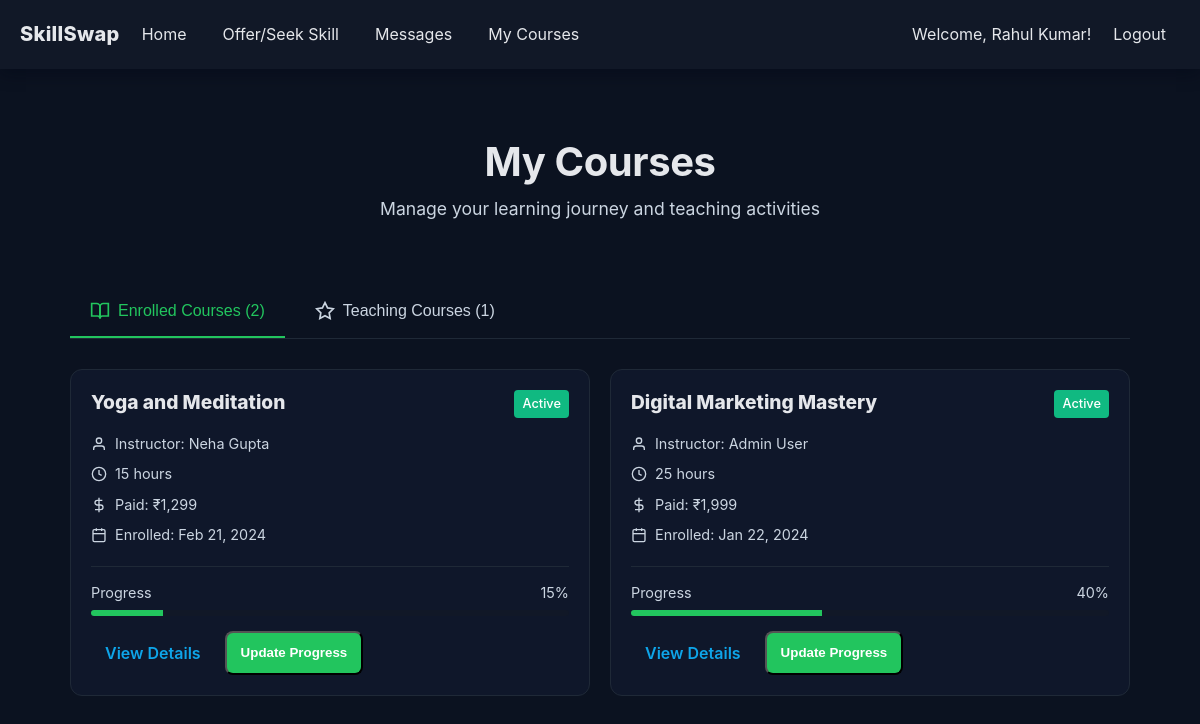
The app's page /my_courses.php (signed in) with its own data.
### tables this page shows
CREATE TABLE `Enrollments` (
  `Enrollment_ID` int(11) NOT NULL AUTO_INCREMENT,
  `Student_User_ID` int(11) NOT NULL,
  `Skill_ID` int(11) NOT NULL,
  `Payment_ID` int(11) DEFAULT NULL,
  `Enrollment_Date` datetime DEFAULT CURRENT_TIMESTAMP,
  `Status` enum('Active','Completed','Cancelled') DEFAULT 'Active',
  `Progress` int(11) DEFAULT 0 COMMENT 'Progress percentage 0-100',
  PRIMARY KEY (`Enrollment_ID`),
  UNIQUE KEY `unique_enrollment` (`Student_User_ID`, `Skill_ID`),
  FOREIGN KEY (`Student_User_ID`) REFERENCES `Users`(`User_ID`) ON DELETE CASCADE,
  FOREIGN KEY (`Skill_ID`) REFERENCES `Skills`(`Skill_ID`) ON DELETE CASCADE,
  FOREIGN KEY (`Payment_ID`) REFERENCES `Payments`(`Payment_ID`) ON DELETE SET NULL
);

CREATE TABLE `Skills` (
  `Skill_ID` int(11) NOT NULL AUTO_INCREMENT,
  `User_ID` int(11) NOT NULL,
  `Skill_Name` varchar(100) NOT NULL,
  `Skill_Type` enum('Offering','Seeking') NOT NULL,
  `Description` text DEFAULT NULL,
  `Price` decimal(10,2) DEFAULT 0.00 COMMENT 'Price in Indian Rupees (INR)',
  `Duration_Hours` int(11) DEFAULT 1 COMMENT 'Course duration in hours',
  `Max_Students` int(11) DEFAULT 10 COMMENT 'Maximum students for this skill',
  `Date_Posted` datetime DEFAULT CURRENT_TIMESTAMP,
  PRIMARY KEY (`Skill_ID`),
  FOREIGN KEY (`User_ID`) REFERENCES `Users`(`User_ID`) ON DELETE CASCADE ON UPDATE CASCADE
);

CREATE TABLE `Users` (
  `User_ID` int(11) NOT NULL AUTO_INCREMENT,
  `Name` varchar(100) NOT NULL,
  `Email` varchar(100) NOT NULL UNIQUE,
  `Contact_Number` varchar(20) DEFAULT NULL,
  `Location` varchar(100) DEFAULT NULL,
  `Password` varchar(255) NOT NULL,
  `Registration_Date` datetime DEFAULT CURRENT_TIMESTAMP,
  PRIMARY KEY (`User_ID`)
);

CREATE TABLE `Payments` (
  `Payment_ID` int(11) NOT NULL AUTO_INCREMENT,
  `Student_User_ID` int(11) NOT NULL COMMENT 'User who is paying',
  `Instructor_User_ID` int(11) NOT NULL COMMENT 'User who will receive payment',
  `Skill_ID` int(11) NOT NULL,
  `Amount` decimal(10,2) NOT NULL COMMENT 'Amount in INR',
  `Payment_Status` enum('Pending','Completed','Failed','Refunded') DEFAULT 'Pending',
  `Payment_Method` varchar(50) DEFAULT 'UPI' COMMENT 'UPI, Card, NetBanking, etc.',
  `Transaction_ID` varchar(100) DEFAULT NULL COMMENT 'Payment gateway transaction ID',
  `Payment_Date` datetime DEFAULT CURRENT_TIMESTAMP,
  `Completion_Date` datetime DEFAULT NULL,
  PRIMARY KEY (`Payment_ID`),
  FOREIGN KEY (`Student_User_ID`) REFERENCES `Users`(`User_ID`) ON DELETE CASCADE,
  FOREIGN KEY (`Instructor_User_ID`) REFERENCES `Users`(`User_ID`) ON DELETE CASCADE,
  FOREIGN KEY (`Skill_ID`) REFERENCES `Skills`(`Skill_ID`) ON DELETE CASCADE
);

### my_courses.php (the view, shortened to what this page needs)
<?php
$body_class = "theme-dark";
include 'includes/header.php';
require_once 'config/connect.php';
$user_id = $_SESSION['user_id'];
$enrolled_sql = "SELECT e.*, s.Skill_Name, s.Duration_Hours, s.Price, u.Name as Instructor_Name,
                        p.Payment_Date, p.Amount, p.Transaction_ID
                 FROM Enrollments e
                 JOIN Skills s ON e.Skill_ID = s.Skill_ID
                 JOIN Users u ON s.User_ID = u.User_ID
                 LEFT JOIN Payments p ON e.Payment_ID = p.Payment_ID
                 WHERE e.Student_User_ID = ?
                 ORDER BY e.Enrollment_Date DESC";
$stmt = $conn->prepare($enrolled_sql);
$stmt->bind_param("i", $user_id);
$stmt->execute();
$enrolled_result = $stmt->get_result();
$enrolled_courses = [];
while ($row = $enrolled_result->fetch_assoc()) {
    $enrolled_courses[] = $row;
}
$teaching_sql = "SELECT s.*,
                        (SELECT COUNT(*) FROM Enrollments e WHERE e.Skill_ID = s.Skill_ID AND e.Status = 'Active') as Current_Enrollments,
                        (SELECT SUM(p.Amount) FROM Payments p WHERE p.Skill_ID = s.Skill_ID AND p.Payment_Status = 'Completed') as Total_Earnings
                 FROM Skills s
                 WHERE s.User_ID = ? AND s.Skill_Type = 'Offering'
                 ORDER BY s.Date_Posted DESC";
$stmt = $conn->prepare($teaching_sql);
$stmt->bind_param("i", $user_id);
$stmt->execute();
$teaching_result = $stmt->get_result();
$teaching_courses = [];
while ($row = $teaching_result->fetch_assoc()) {
    $teaching_courses[] = $row;
}
?>
    <div class="navbar">
        <div class="nav-left">
            <span class="brand-title">SkillSwap</span>
            <a href="dashboard.php">Home</a>
            <a href="offer_skill.php">Offer/Seek Skill</a>
            <a href="messages.php">Messages</a>
            <a href="my_courses.php" class="active">My Courses</a>
        </div>
        <div class="nav-right">
            <span>Welcome, <?php echo htmlspecialchars($_SESSION['user_name']); ?>!</span>
            <a href="logout.php">Logout</a>
        </div>
    </div>
    <div class="page-wrapper">
        <div class="courses-container">
            <div class="page-header">
                <h1>My Courses</h1>
                <p>Manage your learning journey and teaching activities</p>
            </div>
            <div class="course-tabs">
                <button class="tab-btn active" onclick="showTab('enrolled')">
                    <svg width="20" height="20" viewBox="0 0 24 24" fill="none" stroke="currentColor" stroke-width="2">
                        <path d="M2 3h6a4 4 0 0 1 4 4v14a3 3 0 0 0-3-3H2z"></path>
                        <path d="M22 3h-6a4 4 0 0 0-4 4v14a3 3 0 0 1 3-3h7z"></path>
                    </svg>
                    Enrolled Courses (<?php echo count($enrolled_courses); ?>)
                </button>
                <button class="tab-btn" onclick="showTab('teaching')">
                    <svg width="20" height="20" viewBox="0 0 24 24" fill="none" stroke="currentColor" stroke-width="2">
                        <path d="M12 2l3.09 6.26L22 9.27l-5 4.87 1.18 6.88L12 17.77l-6.18 3.25L7 14.14 2 9.27l6.91-1.01L12 2z"></path>
                    </svg>
                    Teaching Courses (<?php echo count($teaching_courses); ?>)
                </button>
            </div>
            <div id="enrolled-tab" class="tab-content active">
                <?php if (empty($enrolled_courses)): ?>
                    <div class="empty-state">
                        <svg width="64" height="64" viewBox="0 0 24 24" fill="none" stroke="currentColor" stroke-width="2">
                            <path d="M2 3h6a4 4 0 0 1 4 4v14a3 3 0 0 0-3-3H2z"></path>
                            <path d="M22 3h-6a4 4 0 0 0-4 4v14a3 3 0 0 1 3-3h7z"></path>
                        </svg>
                        <h2>No Enrolled Courses</h2>
                        <p>You haven't enrolled in any courses yet. Browse available skills to start learning!</p>
                        <a href="dashboard.php" class="btn btn-primary">Browse Courses</a>
                    </div>
                <?php else: ?>
                    <div class="courses-grid">
                        <?php foreach ($enrolled_courses as $course): ?>
                            <div class="course-card enrolled">
                                <div class="course-header">
                                    <h3><?php echo htmlspecialchars($course['Skill_Name']); ?></h3>
                                    <div class="course-status <?php echo strtolower($course['Status']); ?>">
                                        <?php echo $course['Status']; ?>
                                    </div>
                                </div>
                                <div class="course-info">
                                    <div class="info-item">
                                        <svg width="16" height="16" viewBox="0 0 24 24" fill="none" stroke="currentColor" stroke-width="2">
                                            <path d="M20 21v-2a4 4 0 0 0-4-4H8a4 4 0 0 0-4 4v2"></path>
                                            <circle cx="12" cy="7" r="4"></circle>
                                        </svg>
                                        <span>Instructor: <?php echo htmlspecialchars($course['Instructor_Name']); ?></span>
                                    </div>
                                    <div class="info-item">
                                        <svg width="16" height="16" viewBox="0 0 24 24" fill="none" stroke="currentColor" stroke-width="2">
                                            <circle cx="12" cy="12" r="10"></circle>
                                            <polyline points="12,6 12,12 16,14"></polyline>
                                        </svg>
                                        <span><?php echo $course['Duration_Hours']; ?> hours</span>
                                    </div>
                                    <div class="info-item">
                                        <svg width="16" height="16" viewBox="0 0 24 24" fill="none" stroke="currentColor" stroke-width="2">
                                            <path d="M12 1v22"></path>
                                            <path d="M17 5H9.5a3.5 3.5 0 0 0 0 7h5a3.5 3.5 0 0 1 0 7H6"></path>
                                        </svg>
                                        <span>Paid: ₹<?php echo number_format($course['Amount'], 0); ?></span>
                                    </div>
                                    <div class="info-item">
                                        <svg width="16" height="16" viewBox="0 0 24 24" fill="none" stroke="currentColor" stroke-width="2">
                                            <rect x="3" y="4" width="18" height="18" rx="2" ry="2"></rect>
                                            <line x1="16" y1="2" x2="16" y2="6"></line>
                                            <line x1="8" y1="2" x2="8" y2="6"></line>
                                            <line x1="3" y1="10" x2="21" y2="10"></line>
                                        </svg>
                                        <span>Enrolled: <?php echo date('M j, Y', strtotime($course['Enrollment_Date'])); ?></span>
                                    </div>
                                </div>
                                <div class="progress-section">
                                    <div class="progress-label">
                                        <span>Progress</span>
                                        <span><?php echo $course['Progress']; ?>%</span>
                                    </div>
                                    <div class="progress-bar">
                                        <div class="progress-fill" style="width: <?php echo $course['Progress']; ?>%"></div>
                                    </div>
                                </div>
                                <div class="course-actions">
                                    <a href="view_skill.php?id=<?php echo $course['Skill_ID']; ?>" class="btn btn-secondary">View Details</a>
                                    <?php if ($course['Status'] == 'Active'): ?>
                                        <button class="btn btn-primary" onclick="updateProgress(<?php echo $course['Enrollment_ID']; ?>)">Update Progress</button>
                                    <?php endif; ?>
                                </div>
                            </div>
                        <?php endforeach; ?>
                    </div>
                <?php endif; ?>
            </div>
        </div>
    </div>
<?php include 'includes/footer.php'; ?>

### includes/header.php (shortened to what this page needs)
<!DOCTYPE html>
<html lang="en">
<head>
    <link rel="stylesheet" href="assets/css/style.css">
</head>
<body class="<?php echo isset($body_class) ? $body_class : 'theme-dark'; ?>">

### includes/footer.php (shortened to what this page needs)
</body>
</html>

### assets/css/style.css (style rules this page uses)
* { margin: 0; padding: 0; box-sizing: border-box; }
:root { --bg: #0b1220; --bg-muted: #0f172a; --surface: #111827; --surface-muted: #0f172a; --elevated: #111827; --card: #0f172a; --border: #1f2937; --text: #e5e7eb; --text-muted: #cbd5e1; --primary: #22c55e; --primary-2: #06b6d4; --accent: #0ea5e9; --danger: #ef4444; --danger-bg: #7f1d1d; --success: #10b981; --shadow: rgba(2, 6, 23, 0.45); --space-1: 4px; --space-2: 8px; --space-3: 12px; --space-4: 16px; --space-5: 20px; --space-6: 24px; --space-8: 32px; --space-10: 40px; --radius-sm: 8px; --radius-md: 12px; --radius-lg: 16px; --fs-1: 12px; --fs-2: 14px; --fs-3: 15px; --fs-4: 16px; --fs-5: 18px; --fs-6: 22px; }
body { font-family: -apple-system, BlinkMacSystemFont, "Segoe UI", Roboto, Oxygen, Ubuntu, Cantarell, "Fira Sans", "Droid Sans", "Helvetica Neue", Arial, sans-serif; color: var(--text); background-color: var(--bg); line-height: 1.55; -webkit-font-smoothing: antialiased; -moz-osx-font-smoothing: grayscale; -webkit-text-size-adjust: 100%; text-rendering: optimizeLegibility; touch-action: manipulation; }
h1, h2, h3, h4 { color: var(--text); font-weight: 800; line-height: 1.25; }
h1 { font-size: 28px; margin: var(--space-4) 0 var(--space-3); }
h3 { font-size: 20px; margin: var(--space-3) 0 var(--space-2); }
p { color: var(--text); font-size: var(--fs-3); }
a { color: var(--accent); text-decoration: none; }
.page-header { text-align: center; margin-bottom: 2rem; padding: 2rem 0; }
.page-header h1 { font-size: 2.5rem; font-weight: 700; color: var(--text); margin-bottom: 0.5rem; letter-spacing: -0.01em; }
.page-header p { color: var(--text-muted); font-size: 1.1rem; font-weight: 400; }
.navbar { background: var(--surface); color: var(--text); display: flex; align-items: center; justify-content: space-between; padding: 12px 20px; box-shadow: 0 4px 16px var(--shadow); }
.navbar a { color: var(--text); text-decoration: none; padding: 10px 14px; border-radius: 8px; transition: background-color 0.2s ease, color 0.2s ease; }
.brand-title { font-weight: 800; letter-spacing: 0.3px; font-size: 20px; color: var(--text); }
.navbar .nav-left, .navbar .nav-right { display: flex; align-items: center; gap: 8px; }
.page-wrapper { max-width: 1100px; margin: 0 auto; padding: 20px; }
.btn { display: inline-block; padding: 10px 14px; border-radius: var(--radius-sm); font-weight: 600; }
.btn-primary { background: var(--primary); color: #fff; }
* { scrollbar-width: thin; scrollbar-color: var(--border) transparent; }
.course-info { margin-bottom: 20px; padding-bottom: 20px; border-bottom: 1px solid var(--border); }

### my_courses.php (style rules this page uses)
.course-tabs { display: flex; gap: 10px; margin-bottom: 30px; border-bottom: 1px solid var(--border); }
.tab-btn { background: none; border: none; padding: 15px 20px; color: var(--text-muted); cursor: pointer; border-bottom: 2px solid transparent; display: flex; align-items: center; gap: 8px; font-size: 1rem; transition: all 0.3s ease; }
.tab-btn.active { color: var(--primary); border-bottom-color: var(--primary); }
.tab-content { display: none; }
.tab-content.active { display: block; }
.courses-grid { display: grid; grid-template-columns: repeat(auto-fill, minmax(350px, 1fr)); gap: 20px; }
.course-card { background: var(--card); border-radius: var(--radius-md); padding: 20px; border: 1px solid var(--border); transition: transform 0.3s ease, box-shadow 0.3s ease; }
.course-header { display: flex; justify-content: space-between; align-items: flex-start; margin-bottom: 15px; }
.course-header h3 { margin: 0; color: var(--text); font-size: 1.2rem; }
.course-status { padding: 4px 8px; border-radius: 4px; font-size: 0.8rem; font-weight: 500; }
.course-status.active { background: var(--success); color: white; }
.course-info { display: flex; flex-direction: column; gap: 8px; margin-bottom: 15px; }
.info-item { display: flex; align-items: center; gap: 8px; color: var(--text-muted); font-size: 0.9rem; }
.progress-section { margin-bottom: 15px; }
.progress-label { display: flex; justify-content: space-between; margin-bottom: 5px; font-size: 0.9rem; color: var(--text-muted); }
.progress-bar { height: 6px; background: var(--surface); border-radius: 3px; overflow: hidden; }
.progress-fill { height: 100%; background: var(--primary); transition: width 0.3s ease; }
.course-actions { display: flex; gap: 10px; }

### records on screen
enrollments: Skill_ID.Skill_Name "Yoga and Meditation", Status "Active", users.Name "Neha Gupta", Skill_ID.Duration_Hours "15", Payment_ID.Amount "1,299", Enrollment_Date "Feb 21, 2024", Progress "15"
enrollments: Skill_ID.Skill_Name "Digital Marketing Mastery", Status "Active", users.Name "Admin User", Skill_ID.Duration_Hours "25", Payment_ID.Amount "1,999", Enrollment_Date "Jan 22, 2024", Progress "40"

### other values on screen
$_SESSION['user_name'] "Rahul Kumar"
count($enrolled_courses) "2"
count($teaching_courses) "1"
